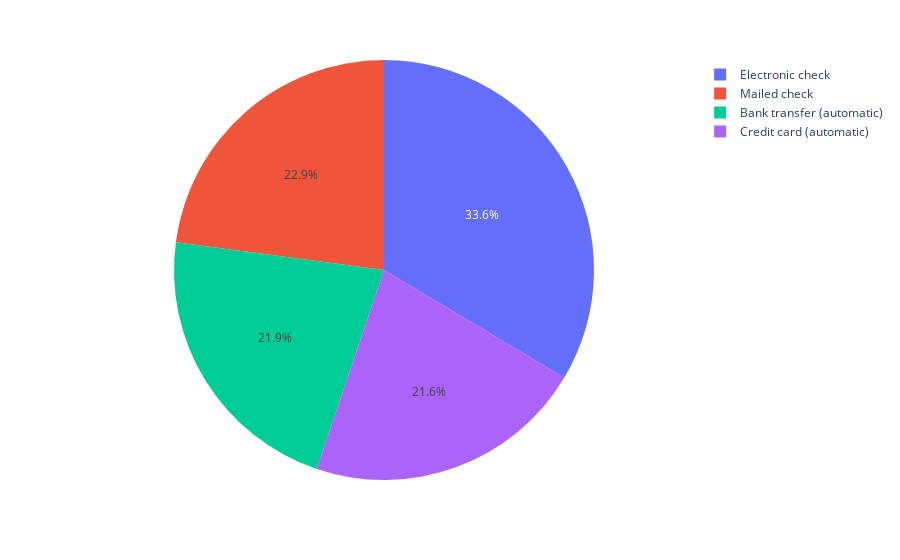

This figure's notebook cell:
### Markdown cell above
Terdapat 5901 Senior Citizen pada Data

### Code cell
k = data_hapus['PaymentMethod'].value_counts().index
l = data_hapus['PaymentMethod'].value_counts().values

fig4 = px.pie(data_hapus,names=k,values=l)
fig4.show()

### Figure 1 — Plotly figure (JSON) as saved in the notebook; plotly's stock layout.template omitted (floating-point values rounded to 4 significant figures)
{"data": [{"domain": {"x": [0, 1], "y": [0, 1]}, "hovertemplate": "label=%{label}<br>value=%{value}<extra></extra>", "labels": ["Electronic check", "Mailed check", "Bank transfer (automatic)", "Credit card (automatic)"], "legendgroup": "", "name": "", "showlegend": true, "type": "pie", "values": [2365, 1612, 1544, 1522]}], "layout": {"legend": {"tracegroupgap": 0}, "margin": {"t": 60}}}
